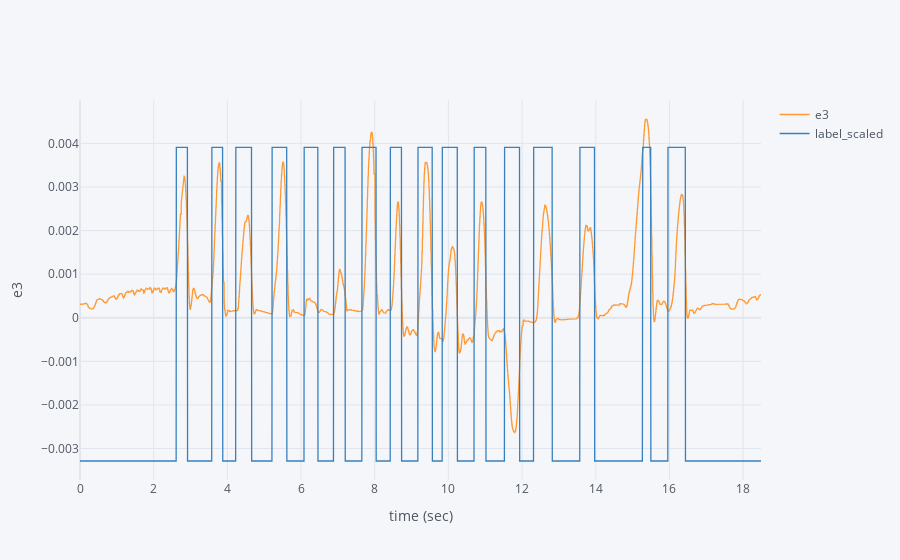
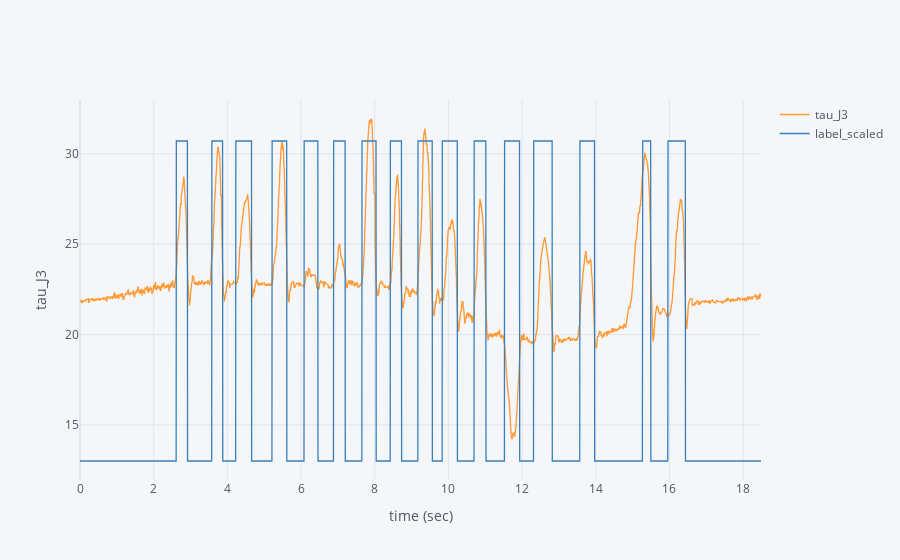

Write notebook code for charts like these, in order.
### Code cell
# plot a sample data
import chart_studio.plotly as py
import plotly.graph_objs as go
from plotly.offline import iplot, init_notebook_mode
# Using plotly + cufflinks in offline mode
import cufflinks
cufflinks.go_offline(connected=True)
init_notebook_mode(connected=True)

target = ['e3','tau_J3']

for i in target:
    A = instance.df[i].max()-instance.df[i].min()
    instance.df['label_scaled']=instance.df['label']*A + instance.df[i][0] -A/2
    instance.df.iplot(x='time', y= [i, 'label_scaled'], xTitle='time (sec)', yTitle=i)
    
    #plt.plot(instance.df['time'],instance.df['labeled_scaled'])

### Figure 1 — Plotly figure (JSON) as saved in the notebook; plotly's stock layout.template omitted (floating-point values rounded to 4 significant figures; data arrays with more than 128 entries replaced by an {"elided": "..."} marker saying what was removed)
{"data": [{"line": {"color": "rgba(255, 153, 51, 1.0)", "dash": "solid", "shape": "linear", "width": 1.3}, "mode": "lines", "name": "e3", "text": "", "type": "scatter", "x": {"elided": "3698 float values"}, "y": {"elided": "3698 float values"}}, {"line": {"color": "rgba(55, 128, 191, 1.0)", "dash": "solid", "shape": "linear", "width": 1.3}, "mode": "lines", "name": "label_scaled", "text": "", "type": "scatter", "x": {"elided": "3698 float values"}, "y": {"elided": "3698 float values"}}], "layout": {"legend": {"bgcolor": "#F5F6F9", "font": {"color": "#4D5663"}}, "paper_bgcolor": "#F5F6F9", "plot_bgcolor": "#F5F6F9", "title": {"font": {"color": "#4D5663"}}, "xaxis": {"gridcolor": "#E1E5ED", "showgrid": true, "tickfont": {"color": "#4D5663"}, "title": {"font": {"color": "#4D5663"}, "text": "time (sec)"}, "zerolinecolor": "#E1E5ED"}, "yaxis": {"gridcolor": "#E1E5ED", "showgrid": true, "tickfont": {"color": "#4D5663"}, "title": {"font": {"color": "#4D5663"}, "text": "e3"}, "zerolinecolor": "#E1E5ED"}}}

### Figure 2 — Plotly figure (JSON) as saved in the notebook; plotly's stock layout.template omitted (floating-point values rounded to 4 significant figures; data arrays with more than 128 entries replaced by an {"elided": "..."} marker saying what was removed)
{"data": [{"line": {"color": "rgba(255, 153, 51, 1.0)", "dash": "solid", "shape": "linear", "width": 1.3}, "mode": "lines", "name": "tau_J3", "text": "", "type": "scatter", "x": {"elided": "3698 float values"}, "y": {"elided": "3698 float values"}}, {"line": {"color": "rgba(55, 128, 191, 1.0)", "dash": "solid", "shape": "linear", "width": 1.3}, "mode": "lines", "name": "label_scaled", "text": "", "type": "scatter", "x": {"elided": "3698 float values"}, "y": {"elided": "3698 float values"}}], "layout": {"legend": {"bgcolor": "#F5F6F9", "font": {"color": "#4D5663"}}, "paper_bgcolor": "#F5F6F9", "plot_bgcolor": "#F5F6F9", "title": {"font": {"color": "#4D5663"}}, "xaxis": {"gridcolor": "#E1E5ED", "showgrid": true, "tickfont": {"color": "#4D5663"}, "title": {"font": {"color": "#4D5663"}, "text": "time (sec)"}, "zerolinecolor": "#E1E5ED"}, "yaxis": {"gridcolor": "#E1E5ED", "showgrid": true, "tickfont": {"color": "#4D5663"}, "title": {"font": {"color": "#4D5663"}, "text": "tau_J3"}, "zerolinecolor": "#E1E5ED"}}}
